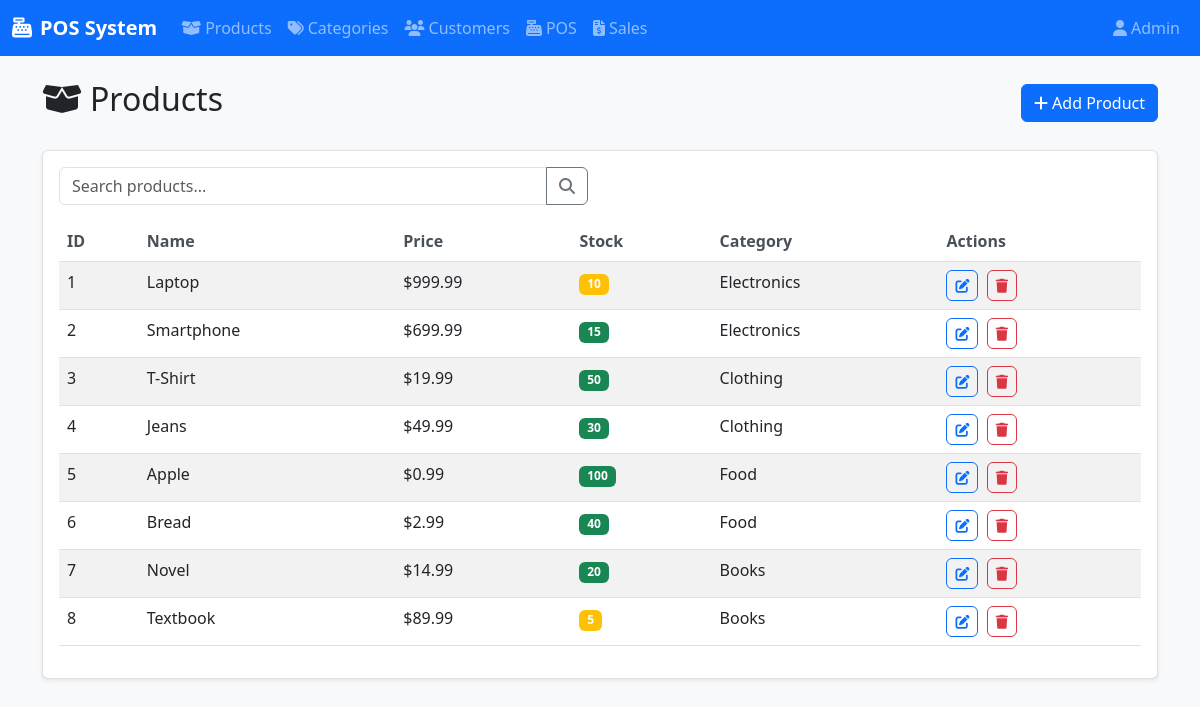
The page / on the database its author committed.
### tables this page shows
CREATE TABLE products (
    id INT AUTO_INCREMENT PRIMARY KEY,
    name VARCHAR(255) NOT NULL,
    description TEXT,
    price DECIMAL(10, 2) NOT NULL,
    stock INT NOT NULL DEFAULT 0,
    category_id INT,
    created_at TIMESTAMP DEFAULT CURRENT_TIMESTAMP,
    updated_at TIMESTAMP DEFAULT CURRENT_TIMESTAMP ON UPDATE CURRENT_TIMESTAMP,
    FOREIGN KEY (category_id) REFERENCES categories(id) ON DELETE SET NULL
);

CREATE TABLE categories (
    id INT AUTO_INCREMENT PRIMARY KEY,
    name VARCHAR(255) NOT NULL,
    description TEXT,
    created_at TIMESTAMP DEFAULT CURRENT_TIMESTAMP,
    updated_at TIMESTAMP DEFAULT CURRENT_TIMESTAMP ON UPDATE CURRENT_TIMESTAMP
);

### includes/view_helper.php (called while the page is built, shortened)
<?php
function renderView($viewName, $data = [], $title = 'POS System') {
    extract($data);
    include 'views/' . $viewName . '.php';
    $content = ob_get_clean();
    include 'views/layout.php';
}
?>

### controllers/ProductController.php (called while the page is built, shortened)
<?php
require_once 'controllers/BaseController.php';
require_once 'models/ProductModel.php';
require_once 'models/CategoryModel.php';
class ProductController extends BaseController {
    private $productModel;
    private $categoryModel;
    public function __construct() {
        $this->productModel = new ProductModel();
        $this->categoryModel = new CategoryModel();
    }
    public function index() {
        $products = $this->productModel->getAllProducts();
        $categories = $this->categoryModel->getAllCategories();
        $data = [
            'products' => $products,
            'categories' => $categories
        ];
        $this->loadView('product/index', $data);
    }
}
?>

### config/database.php (called while the page is built, shortened)
<?php
function getConnection() {
    try {
        $conn = new mysqli(DB_HOST, DB_USER, DB_PASS, DB_NAME);
        return $conn;
    } catch (Exception $e) {
        die("Connection error: " . $e->getMessage());
    }
}
?>

### models/ProductModel.php (called while the page is built, shortened)
<?php
require_once 'config/database.php';
class ProductModel {
    private $conn;
    public function __construct() {
        $this->conn = getConnection();
    }
    public function getAllProducts() {
        $sql = "SELECT * FROM products ORDER BY created_at DESC";
        $result = $this->conn->query($sql);
        $products = [];
        if ($result->num_rows > 0) {
            while($row = $result->fetch_assoc()) {
                $products[] = $row;
            }
        }
        return $products;
    }
}
?>

### models/CategoryModel.php (called while the page is built, shortened)
<?php
require_once 'config/database.php';
class CategoryModel {
    private $conn;
    public function __construct() {
        $this->conn = getConnection();
    }
    public function getAllCategories() {
        $sql = "SELECT * FROM categories ORDER BY name";
        $result = $this->conn->query($sql);
        $categories = [];
        if ($result->num_rows > 0) {
            while($row = $result->fetch_assoc()) {
                $categories[] = $row;
            }
        }
        return $categories;
    }
}
?>

### views/product/index.php (the view, shortened to what this page needs)
<div class="d-flex justify-content-between align-items-center mb-4">
    <h2><i class="fas fa-box-open me-2"></i>Products</h2>
    <a href="?controller=Product&action=create" class="btn btn-primary">
        <i class="fas fa-plus me-1"></i>Add Product
    </a>
</div>
<div class="card">
    <div class="card-body">
        <div class="row mb-3">
            <div class="col-md-6">
                <form method="GET" action="">
                    <div class="input-group">
                        <input type="text" class="form-control" name="keyword" placeholder="Search products..."
                               value="<?php echo $_GET['keyword'] ?? ''; ?>">
                        <button class="btn btn-outline-secondary" type="submit">
                            <i class="fas fa-search"></i>
                        </button>
                    </div>
                </form>
            </div>
        </div>
        <div class="table-responsive">
            <table class="table table-striped table-hover">
                <thead>
                    <tr>
                        <th>ID</th>
                        <th>Name</th>
                        <th>Price</th>
                        <th>Stock</th>
                        <th>Category</th>
                        <th>Actions</th>
                    </tr>
                </thead>
                <tbody>
                    <?php if (!empty($products)): ?>
                        <?php foreach ($products as $product): ?>
                            <tr>
                                <td><?php echo $product['id']; ?></td>
                                <td><?php echo htmlspecialchars($product['name']); ?></td>
                                <td>$<?php echo number_format($product['price'], 2); ?></td>
                                <td>
                                    <span class="badge <?php echo $product['stock'] > 10 ? 'bg-success' : ($product['stock'] > 0 ? 'bg-warning' : 'bg-danger'); ?>">
                                        <?php echo $product['stock']; ?>
                                    </span>
                                </td>
                                <td>
                                    <?php
                                    $category = null;
                                    foreach ($categories as $cat) {
                                        if ($cat['id'] == $product['category_id']) {
                                            $category = $cat;
                                            break;
                                        }
                                    }
                                    echo $category ? htmlspecialchars($category['name']) : 'N/A';
                                    ?>
                                </td>
                                <td>
                                    <a href="?controller=Product&action=edit&id=<?php echo $product['id']; ?>"
                                       class="btn btn-sm btn-outline-primary me-1">
                                        <i class="fas fa-edit"></i>
                                    </a>
                                    <a href="?controller=Product&action=delete&id=<?php echo $product['id']; ?>"
                                       class="btn btn-sm btn-outline-danger"
                                       onclick="return confirm('Are you sure you want to delete this product?')">
                                        <i class="fas fa-trash"></i>
                                    </a>
                                </td>
                            </tr>
                        <?php endforeach; ?>
                    <?php else: ?>
                        <tr>
                            <td colspan="6" class="text-center">No products found</td>
                        </tr>
                    <?php endif; ?>
                </tbody>
            </table>
        </div>
    </div>
</div>

### index.php (shortened to what this page needs)
<?php
require_once 'config/database.php';
$controller = 'ProductController';
$action = 'index';
$params = [];
$controllerFile = 'controllers/' . $controller . '.php';
if (file_exists($controllerFile)) {
    $controllerInstance = new $controller();
    if (method_exists($controllerInstance, $action)) {
        call_user_func_array([$controllerInstance, $action], $params);
    } else {
        echo "Action '$action' does not exist in '$controller'";
    }
} else {
    echo "Controller file '$controllerFile' does not exist";
}
?>

### controllers/BaseController.php (shortened to what this page needs)
<?php
require_once 'includes/view_helper.php';
class BaseController {
    protected function loadView($viewName, $data = [], $title = 'POS System') {
        $viewPath = 'views/' . $viewName . '.php';
        if (file_exists($viewPath)) {
            renderView($viewName, $data, $title);
        } else {
            echo "View file '$viewPath' does not exist";
        }
    }
}
?>

### views/layout.php (shortened to what this page needs)
<!DOCTYPE html>
<html lang="en">
<head>
    <link href="https://cdn.jsdelivr.net/npm/bootstrap@5.3.0/dist/css/bootstrap.min.css" rel="stylesheet">
    <link rel="stylesheet" href="https://cdnjs.cloudflare.com/ajax/libs/font-awesome/6.4.0/css/all.min.css">
    <link rel="stylesheet" href="<?php echo BASE_URL; ?>/assets/css/style.css">
</head>
<body>
    <nav class="navbar navbar-expand-lg navbar-dark bg-primary">
        <div class="container-fluid">
            <a class="navbar-brand" href="?controller=Product&action=index">
                <i class="fas fa-cash-register me-2"></i>POS System
            </a>
            <div class="collapse navbar-collapse" id="navbarNav">
                <ul class="navbar-nav me-auto">
                    <li class="nav-item">
                        <a class="nav-link" href="?controller=Product&action=index">
                            <i class="fas fa-box-open me-1"></i>Products
                        </a>
                    </li>
                    <li class="nav-item">
                        <a class="nav-link" href="?controller=Category&action=index">
                            <i class="fas fa-tags me-1"></i>Categories
                        </a>
                    </li>
                    <li class="nav-item">
                        <a class="nav-link" href="?controller=Customer&action=index">
                            <i class="fas fa-users me-1"></i>Customers
                        </a>
                    </li>
                    <li class="nav-item">
                        <a class="nav-link" href="?controller=Sales&action=pos">
                            <i class="fas fa-cash-register me-1"></i>POS
                        </a>
                    </li>
                    <li class="nav-item">
                        <a class="nav-link" href="?controller=Sales&action=index">
                            <i class="fas fa-file-invoice-dollar me-1"></i>Sales
                        </a>
                    </li>
                </ul>
                <ul class="navbar-nav">
                    <li class="nav-item">
                        <a class="nav-link" href="#">
                            <i class="fas fa-user me-1"></i>Admin
                        </a>
                    </li>
                </ul>
            </div>
        </div>
    </nav>
    <div class="container mt-4">
        <?php echo $content; ?>
    </div>
</body>
</html>

### assets/css/style.css (style rules this page uses)
body { background-color: #f8f9fa; }
.card { box-shadow: 0 0.125rem 0.25rem rgba(0, 0, 0, 0.075); border: 1px solid rgba(0, 0, 0, 0.125); }
.navbar-brand { font-weight: 600; }
.navbar-nav .nav-link { font-weight: 500; }
.table th { font-weight: 600; color: #495057; }
.btn { border-radius: 0.375rem; }
.btn-primary { background-color: #0d6efd; border-color: #0d6efd; }
.btn-outline-primary { color: #0d6efd; border-color: #0d6efd; }
.badge { font-size: 0.75em; }

### rows shown on the page
products: id "1", name "Laptop", price "999.99", stock "10", category.name "Electronics"
products: id "2", name "Smartphone", price "699.99", stock "15", category.name "Electronics"
products: id "3", name "T-Shirt", price "19.99", stock "50", category.name "Clothing"
products: id "4", name "Jeans", price "49.99", stock "30", category.name "Clothing"
products: id "5", name "Apple", price "0.99", stock "100", category.name "Food"
products: id "6", name "Bread", price "2.99", stock "40", category.name "Food"
products: id "7", name "Novel", price "14.99", stock "20", category.name "Books"
products: id "8", name "Textbook", price "89.99", stock "5", category.name "Books"
